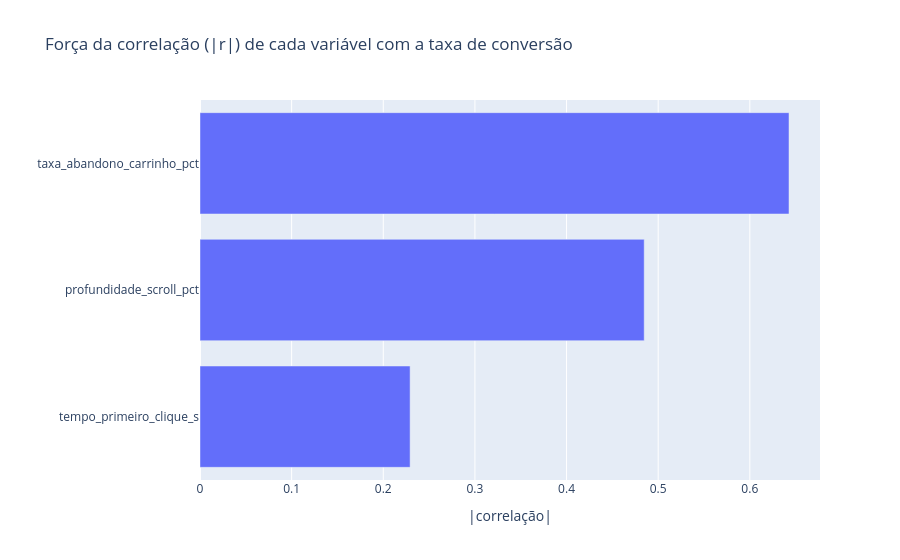

The cell this chart's notebook holds for it:
### Markdown cell above
**Resposta:**

Escolhi `taxa_abandono_carrinho_pct` e `profundidade_scroll_pct`.

A escolha vem da matriz de correlação com a `taxa_conversao_pct`. O abandono do carrinho tem r = -0,643, a correlação mais forte em módulo (negativa); a profundidade de scroll vem em seguida, com r = +0,485 (positiva, moderada); e o tempo até o primeiro clique fica bem atrás, com r = -0,229.

As duas que escolhi são as que mais se movem junto com a conversão, então tendem a render o maior ganho por esforço de melhoria. O tempo até o primeiro clique fica de fora por ter a associação mais fraca. O sinal de cada correlação já antecipa a direção do efeito: menos abandono leva a mais conversão, e mais scroll também.

### Code cell
# Suporte à escolha: força da correlação (em módulo) com a taxa de conversão
corr_alvo = (
    df[features + [target]]
    .corr()[target]
    .drop(target)
    .rename("correlacao")
    .to_frame()
)
corr_alvo["abs_correlacao"] = corr_alvo["correlacao"].abs()
corr_alvo = corr_alvo.sort_values("abs_correlacao", ascending=False)
print(corr_alvo.round(3))

fig = px.bar(
    corr_alvo.reset_index(),
    x="abs_correlacao",
    y="index",
    orientation="h",
    title="Força da correlação (|r|) de cada variável com a taxa de conversão",
    labels={"abs_correlacao": "|correlação|", "index": ""},
)
fig.update_yaxes(autorange="reversed")
fig.show()

### Figure 1 — Plotly figure (JSON) as saved in the notebook; plotly's stock layout.template omitted (floating-point values rounded to 4 significant figures)
{"data": [{"hovertemplate": "|correlação|=%{x}<br>=%{y}<extra></extra>", "legendgroup": "", "marker": {"color": "#636efa", "pattern": {"shape": ""}}, "name": "", "orientation": "h", "showlegend": false, "textposition": "auto", "type": "bar", "x": [0.6428, 0.4847, 0.2293], "xaxis": "x", "y": ["taxa_abandono_carrinho_pct", "profundidade_scroll_pct", "tempo_primeiro_clique_s"], "yaxis": "y"}], "layout": {"barmode": "relative", "legend": {"tracegroupgap": 0}, "title": {"text": "Força da correlação (|r|) de cada variável com a taxa de conversão"}, "xaxis": {"anchor": "y", "domain": [0, 1], "title": {"text": "|correlação|"}}, "yaxis": {"anchor": "x", "autorange": "reversed", "domain": [0, 1], "title": {"text": ""}}}}
